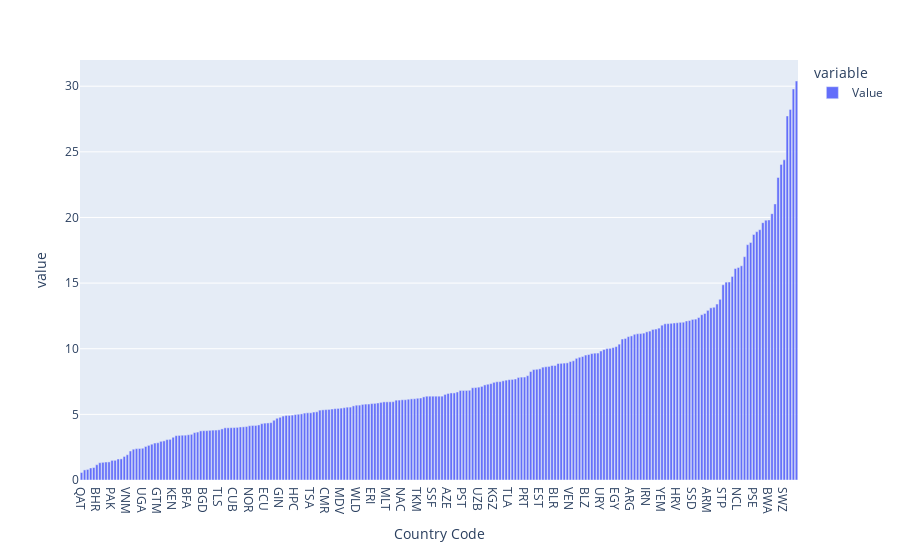

Notebook code cell kept with this figure:
### Code cell
df2 = df1.mean().to_frame()
df2.columns = ['Value']
df2 = df2.sort_values('Value')
fig = px.bar(df2)
fig.show()

### Figure 1 — Plotly figure (JSON) as saved in the notebook; plotly's stock layout.template omitted (floating-point values rounded to 4 significant figures; data arrays with more than 128 entries replaced by an {"elided": "..."} marker saying what was removed)
{"data": [{"alignmentgroup": "True", "hovertemplate": "variable=Value<br>Country Code=%{x}<br>value=%{y}<extra></extra>", "legendgroup": "Value", "marker": {"color": "#636efa", "pattern": {"shape": ""}}, "name": "Value", "offsetgroup": "Value", "orientation": "v", "showlegend": true, "textposition": "auto", "type": "bar", "x": {"elided": "235 str values"}, "xaxis": "x", "y": {"elided": "235 float values"}, "yaxis": "y"}], "layout": {"barmode": "relative", "legend": {"title": {"text": "variable"}, "tracegroupgap": 0}, "margin": {"t": 60}, "xaxis": {"anchor": "y", "domain": [0, 1], "title": {"text": "Country Code"}}, "yaxis": {"anchor": "x", "domain": [0, 1], "title": {"text": "value"}}}}
